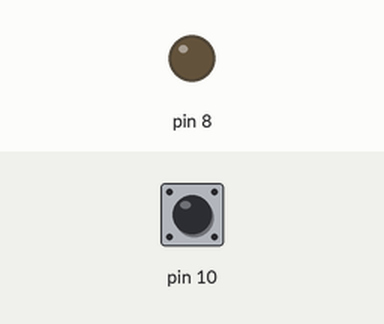
This program was run on a simulated Raspberry Pi (header pin numbers). Shown: output pins drawn as LEDs (lit = HIGH). Dashed ring = blinking. The inputs (shaded band) are chosen by the test bench; at power-on: pin 10 LOW.

Above: at 1.2 s.
1.3 s: pin 10 pulled HIGH for 3.2 s
At 1.7 s:
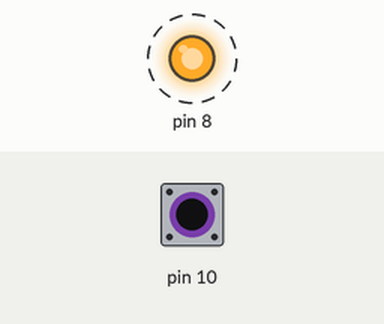
Timing chart, 0 to 5.8 s (numbered marks = the images above; inputs shaded):
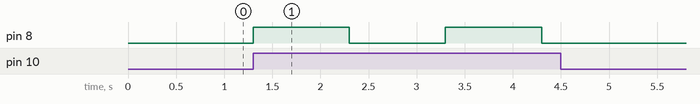

Measured:
- after the input at 1.3 s, pin 8: alternates HIGH for 1.0 s and LOW for 1.0 s, 4 changes in all, then stays LOW, starting at once

The program:

button.py
```python
import RPi.GPIO as GPIO    # Import Raspberry Pi GPIO library
from time import sleep     # Import the sleep function from the time module

GPIO.setwarnings(False)    # Ignore warning for now
GPIO.setmode(GPIO.BOARD)   # Use physical pin numbering
GPIO.setup(8, GPIO.OUT, initial=GPIO.LOW)   # Set pin 8 to be an output pin and set initial value to low (off)

GPIO.setup(10, GPIO.IN, pull_up_down=GPIO.PUD_DOWN)   # Set pin 10 to be an input pin and set initial value to low (off)

while True: # Run forever
  if GPIO.input(10):
    GPIO.output(8, GPIO.HIGH) # Turn on
    sleep(1)                  # Sleep for 1 second
    GPIO.output(8, GPIO.LOW)  # Turn off
    sleep(1)                  # Sleep for 1 second
```
